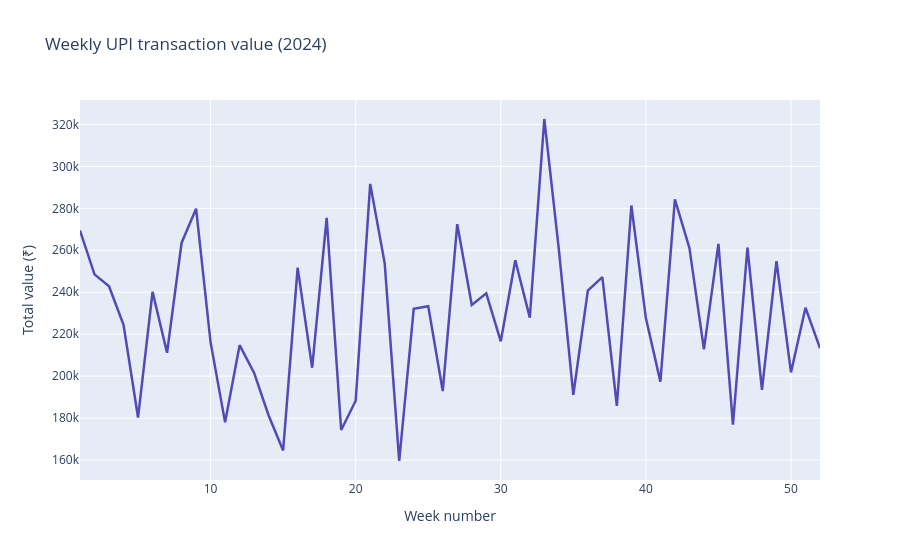

Here is the notebook cell this chart was saved with:
### Code cell
weekly = df.groupby('week').agg(
    txns=('transaction_id','count'),
    revenue=('amount','sum')
).reset_index()

fig = px.line(weekly, x='week', y='revenue',
              title='Weekly UPI transaction value (2024)',
              labels={'revenue':'Total value (₹)','week':'Week number'},
              color_discrete_sequence=['#534AB7'])
fig.update_traces(line_width=2.5)
fig.update_layout(hovermode='x unified')
fig.write_html('visuals/03_weekly_trend.html')
fig.show()

### Figure 1 — Plotly figure (JSON) as saved in the notebook; plotly's stock layout.template omitted (floating-point values rounded to 4 significant figures)
{"data": [{"hovertemplate": "Week number=%{x}<br>Total value (₹)=%{y}<extra></extra>", "legendgroup": "", "line": {"color": "#534AB7", "dash": "solid", "width": 2.5}, "marker": {"symbol": "circle"}, "mode": "lines", "name": "", "orientation": "v", "showlegend": false, "type": "scatter", "x": [1, 2, 3, 4, 5, 6, 7, 8, 9, 10, 11, 12, 13, 14, 15, 16, 17, 18, 19, 20, 21, 22, 23, 24, 25, 26, 27, 28, 29, 30, 31, 32, 33, 34, 35, 36, 37, 38, 39, 40, 41, 42, 43, 44, 45, 46, 47, 48, 49, 50, 51, 52], "xaxis": "x", "y": [269400.0, 248500.0, 242800.0, 224500.0, 180300.0, 240200.0, 211100.0, 263500.0, 279800.0, 216100.0, 178000.0, 214800.0, 201600.0, 181200.0, 164600.0, 251700.0, 204000.0, 275500.0, 174300.0, 188300.0, 291700.0, 253800.0, 159600.0, 232100.0, 233300.0, 192900.0, 272400.0, 233900.0, 239500.0, 216600.0, 255200.0, 227900.0, 322600.0, 260500.0, 191100.0, 240800.0, 247200.0, 185800.0, 281400.0, 227700.0, 197400.0, 284200.0, 261100.0, 212800.0, 263100.0, 176900.0, 261300.0, 193400.0, 254800.0, 201800.0, 232600.0, 213400.0], "yaxis": "y"}], "layout": {"hovermode": "x unified", "legend": {"tracegroupgap": 0}, "title": {"text": "Weekly UPI transaction value (2024)"}, "xaxis": {"anchor": "y", "domain": [0, 1], "title": {"text": "Week number"}}, "yaxis": {"anchor": "x", "domain": [0, 1], "title": {"text": "Total value (₹)"}}}}
